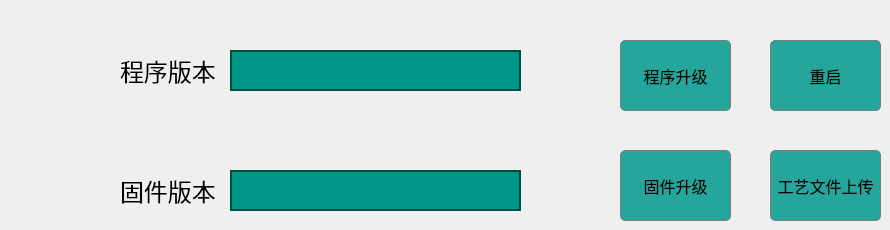
    <widget class="QWidget" name="infoPage">
     <widget class="QLabel" name="softVersionLabel">
      <property name="geometry">
       <rect>
        <x>230</x>
        <y>50</y>
        <width>291</width>
        <height>41</height>
       </rect>
      </property>
      <property name="font">
       <font>
        <family>微软雅黑</family>
        <pointsize>18</pointsize>
       </font>
      </property>
      <property name="styleSheet">
       <string notr="true">border: 2px solid rgb(0, 77, 64);
background-color: rgb(0, 150, 136);
</string>
      </property>
      <property name="text">
       <string/>
      </property>
     </widget>
     <widget class="QLabel" name="label_26">
      <property name="geometry">
       <rect>
        <x>120</x>
        <y>55</y>
        <width>101</width>
        <height>31</height>
       </rect>
      </property>
      <property name="font">
       <font>
        <family>微软雅黑</family>
        <pointsize>18</pointsize>
       </font>
      </property>
      <property name="text">
       <string>程序版本</string>
      </property>
     </widget>
     <widget class="QLabel" name="label_27">
      <property name="geometry">
       <rect>
        <x>120</x>
        <y>175</y>
        <width>101</width>
        <height>31</height>
       </rect>
      </property>
      <property name="font">
       <font>
        <family>微软雅黑</family>
        <pointsize>18</pointsize>
       </font>
      </property>
      <property name="text">
       <string>固件版本</string>
      </property>
     </widget>
     <widget class="QLabel" name="label_28">
      <property name="geometry">
       <rect>
        <x>230</x>
        <y>170</y>
        <width>291</width>
        <height>41</height>
       </rect>
      </property>
      <property name="font">
       <font>
        <family>微软雅黑</family>
        <pointsize>18</pointsize>
       </font>
      </property>
      <property name="styleSheet">
       <string notr="true">border: 2px solid rgb(0, 77, 64);
background-color: rgb(0, 150, 136);
</string>
      </property>
      <property name="text">
       <string/>
      </property>
     </widget>
     <widget class="QPushButton" name="softUpdateButton">
      <property name="geometry">
       <rect>
        <x>620</x>
        <y>40</y>
        <width>111</width>
        <height>71</height>
       </rect>
      </property>
      <property name="font">
       <font>
        <family>Sans</family>
        <pointsize>12</pointsize>
       </font>
      </property>
      <property name="focusPolicy">
       <enum>Qt::NoFocus</enum>
      </property>
      <property name="styleSheet">
       <string notr="true">QPushButton{background-color: rgba(38, 166, 154,  255);  border: 1px solid rgb(124, 124, 124); border-radius:5px;}
QPushButton:pressed{background-color: rgba(0, 77, 64,  255);  border: 1px solid rgb(124, 124, 124); border-radius:5px;}</string>
      </property>
      <property name="text">
       <string>程序升级</string>
      </property>
     </widget>
     <widget class="QPushButton" name="restartButton">
      <property name="geometry">
       <rect>
        <x>770</x>
        <y>40</y>
        <width>111</width>
        <height>71</height>
       </rect>
      </property>
      <property name="font">
       <font>
        <family>Sans</family>
        <pointsize>12</pointsize>
       </font>
      </property>
      <property name="focusPolicy">
       <enum>Qt::NoFocus</enum>
      </property>
      <property name="styleSheet">
       <string notr="true">QPushButton{background-color: rgba(38, 166, 154,  255);  border: 1px solid rgb(124, 124, 124); border-radius:5px;}
QPushButton:pressed{background-color: rgba(0, 77, 64,  255);  border: 1px solid rgb(124, 124, 124); border-radius:5px;}</string>
      </property>
      <property name="text">
       <string>重启</string>
      </property>
     </widget>
     <widget class="QPushButton" name="firmwareUpdateButton">
      <property name="geometry">
       <rect>
        <x>620</x>
        <y>150</y>
        <width>111</width>
        <height>71</height>
       </rect>
      </property>
      <property name="font">
       <font>
        <family>Sans</family>
        <pointsize>12</pointsize>
       </font>
      </property>
      <property name="focusPolicy">
       <enum>Qt::NoFocus</enum>
      </property>
      <property name="styleSheet">
       <string notr="true">QPushButton{background-color: rgba(38, 166, 154,  255);  border: 1px solid rgb(124, 124, 124); border-radius:5px;}
QPushButton:pressed{background-color: rgba(0, 77, 64,  255);  border: 1px solid rgb(124, 124, 124); border-radius:5px;}</string>
      </property>
      <property name="text">
       <string>固件升级</string>
      </property>
     </widget>
     <widget class="QPushButton" name="fileUploadButton">
      <property name="geometry">
       <rect>
        <x>770</x>
        <y>150</y>
        <width>111</width>
        <height>71</height>
       </rect>
      </property>
      <property name="font">
       <font>
        <family>Sans</family>
        <pointsize>12</pointsize>
       </font>
      </property>
      <property name="focusPolicy">
       <enum>Qt::NoFocus</enum>
      </property>
      <property name="styleSheet">
       <string notr="true">QPushButton{background-color: rgba(38, 166, 154,  255);  border: 1px solid rgb(124, 124, 124); border-radius:5px;}
QPushButton:pressed{background-color: rgba(0, 77, 64,  255);  border: 1px solid rgb(124, 124, 124); border-radius:5px;}</string>
      </property>
      <property name="text">
       <string>工艺文件上传</string>
      </property>
     </widget>
    </widget>
